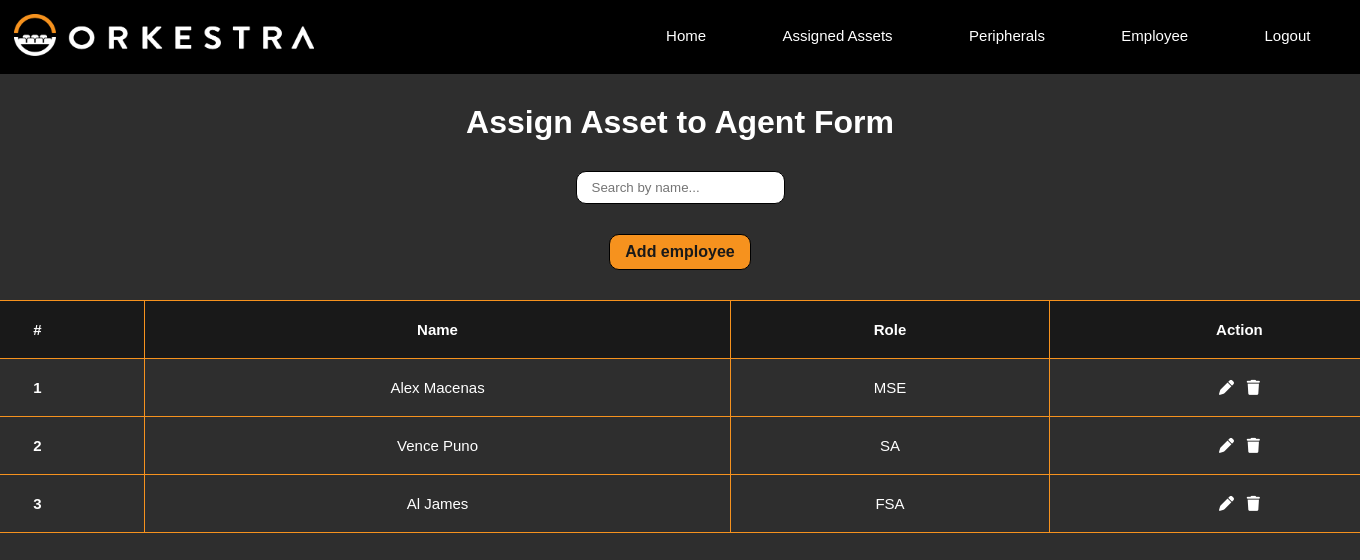
/view-emp, run on an earlier commit of the app's database.
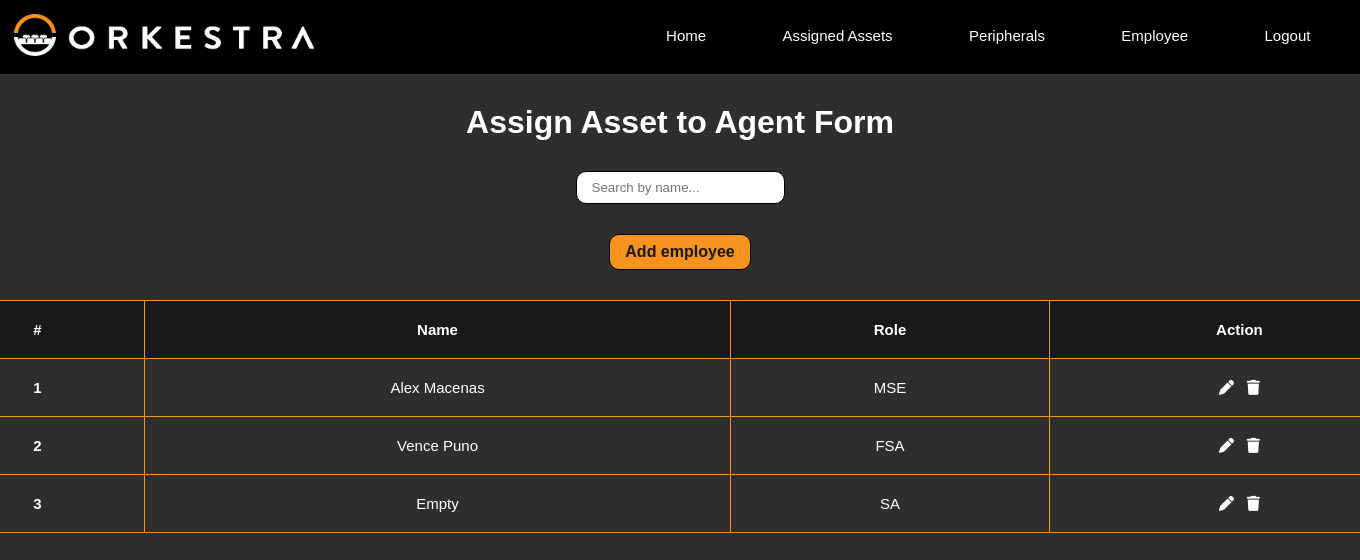
And on a later commit of the database.
### models.py (models this page shows)
class Employee(db.Model):
    __tablename__ = "employee"
    id = db.Column(db.Integer, primary_key=True, autoincrement=True)
    full_name = db.Column(db.Text)
    role = db.Column(db.Text)

### main.py (the view)
@app.route("/view-emp", methods=['GET', 'POST'])
def view_emp():
    employee = Employee.query.all()
    if not employee:
        msg = "No employee found!"
        flash(msg)
    return render_template("view_emp.html", employee=employee)

### templates/view_emp.html (shortened to what this page needs)
<!DOCTYPE html>
<html lang="en">
<head>
  <link rel="stylesheet" href="{{ url_for('static', filename='css/styles.css') }}">
  <link rel="stylesheet" href="static\css\alert.css">
</head>
<body>
  <header>
    <nav>
     <a href="{{ url_for('home') }}"><img src="static\css\assets\orkestra-main-logo.png" alt=""></a>
     <div class="nav-links">
        <ul>
          <li><a href="{{ url_for('home') }}">Home</a></li>
          <li><a href="{{ url_for('view') }}">Assigned Assets</a></li>
          <li><a href="{{ url_for('asset_view') }}">Peripherals</a></li>
          <li><a href="{{ url_for('view_emp') }}">Employee</a></li>
          <li><a href="{{ url_for('logout') }}">Logout</a></li>
        </ul>
    </div>
    </nav>
</header>
    <div class="viewEmployee">
        <h1>Assign Asset to Agent Form</h1>
        <div class="viewEmpS">
          <input type="text" class="form-control" id="myInput" onkeyup="myFunction()" placeholder="Search by name...">
          <a href="{{ url_for('add_emp') }}" class="btn btn-primary"><strong>Add employee</strong></a>
        </div>
        <section class="viewEmpT">
          <table>
            <thead>
              <tr>
                <th scope="col">#</th>
                <th scope="col">Name</th>
                <th scope="col">Role</th>
                <th scope="col">Action</th>
              </tr>
            </thead>
            <tbody>
              {% for emp in employee %}
              <tr>
                <th scope="row">{{ emp.id }}</th>
                <td>{{ emp.full_name }}</td>
                <td>{{ emp.role }}</td>
                <td>
                  <a href="{{ url_for('name_emp_update', fn=emp.full_name) }}"><i class="fa-solid fa-pen"></i>
                  </a>
                  <a href="{{ url_for('confirm_delete_emp', fn=emp.full_name) }}" class="confirmation"><i class="fa-solid fa-trash"></i>
                  </a>
                </td>
              </tr>
              {% endfor %}
            </tbody>
          </table>
        </section>
      </div>
</body>
</html>

What changed in the data, as far as the page shows it:
changed Employee "Vence Puno": role "SA" → "FSA"
changed Employee id 3: full_name "Al James" → "Empty"; role "FSA" → "SA"
